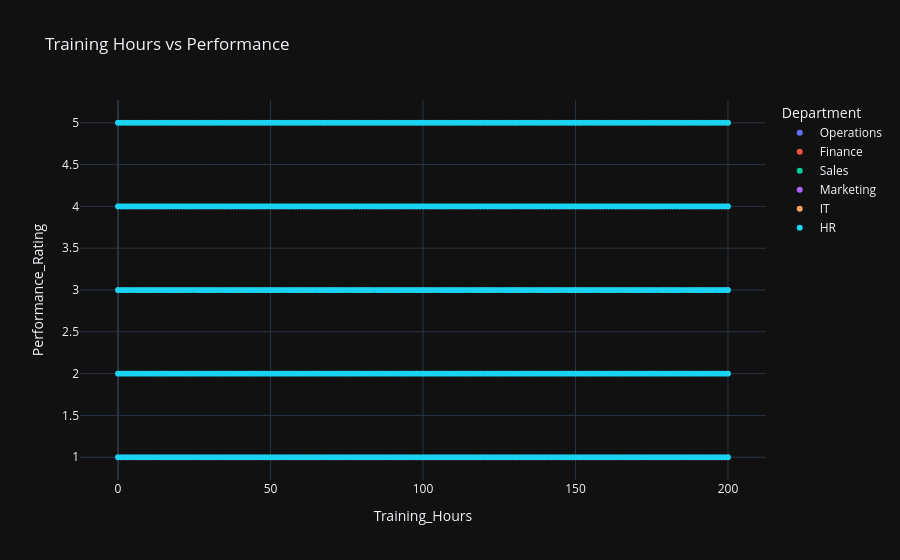

The notebook cell this image was saved under:
### Code cell
# ==========================
# 7. Training hours vs performance
# ==========================
fig7 = px.scatter(
    df,
    x="Training_Hours",
    y="Performance_Rating",
    color="Department",
    title="Training Hours vs Performance"
)
fig7.show()

### Figure 1 — Plotly figure (JSON) as saved in the notebook; plotly's stock layout.template omitted (floating-point values rounded to 4 significant figures; data arrays with more than 128 entries replaced by an {"elided": "..."} marker saying what was removed)
{"data": [{"hovertemplate": "Department=Operations<br>Training_Hours=%{x}<br>Performance_Rating=%{y}<extra></extra>", "legendgroup": "Operations", "marker": {"color": "#636efa", "symbol": "circle"}, "mode": "markers", "name": "Operations", "showlegend": true, "x": {"elided": "16446 int values"}, "xaxis": "x", "y": {"elided": "16446 int values"}, "yaxis": "y", "type": "scattergl"}, {"hovertemplate": "Department=Finance<br>Training_Hours=%{x}<br>Performance_Rating=%{y}<extra></extra>", "legendgroup": "Finance", "marker": {"color": "#EF553B", "symbol": "circle"}, "mode": "markers", "name": "Finance", "showlegend": true, "x": {"elided": "16640 int values"}, "xaxis": "x", "y": {"elided": "16640 int values"}, "yaxis": "y", "type": "scattergl"}, {"hovertemplate": "Department=Sales<br>Training_Hours=%{x}<br>Performance_Rating=%{y}<extra></extra>", "legendgroup": "Sales", "marker": {"color": "#00cc96", "symbol": "circle"}, "mode": "markers", "name": "Sales", "showlegend": true, "x": {"elided": "16792 int values"}, "xaxis": "x", "y": {"elided": "16792 int values"}, "yaxis": "y", "type": "scattergl"}, {"hovertemplate": "Department=Marketing<br>Training_Hours=%{x}<br>Performance_Rating=%{y}<extra></extra>", "legendgroup": "Marketing", "marker": {"color": "#ab63fa", "symbol": "circle"}, "mode": "markers", "name": "Marketing", "showlegend": true, "x": {"elided": "16735 int values"}, "xaxis": "x", "y": {"elided": "16735 int values"}, "yaxis": "y", "type": "scattergl"}, {"hovertemplate": "Department=IT<br>Training_Hours=%{x}<br>Performance_Rating=%{y}<extra></extra>", "legendgroup": "IT", "marker": {"color": "#FFA15A", "symbol": "circle"}, "mode": "markers", "name": "IT", "showlegend": true, "x": {"elided": "16853 int values"}, "xaxis": "x", "y": {"elided": "16853 int values"}, "yaxis": "y", "type": "scattergl"}, {"hovertemplate": "Department=HR<br>Training_Hours=%{x}<br>Performance_Rating=%{y}<extra></extra>", "legendgroup": "HR", "marker": {"color": "#19d3f3", "symbol": "circle"}, "mode": "markers", "name": "HR", "showlegend": true, "x": {"elided": "16534 int values"}, "xaxis": "x", "y": {"elided": "16534 int values"}, "yaxis": "y", "type": "scattergl"}], "layout": {"xaxis": {"anchor": "y", "domain": [0.0, 1.0], "title": {"text": "Training_Hours"}}, "yaxis": {"anchor": "x", "domain": [0.0, 1.0], "title": {"text": "Performance_Rating"}}, "legend": {"title": {"text": "Department"}, "tracegroupgap": 0}, "title": {"text": "Training Hours vs Performance"}}}
